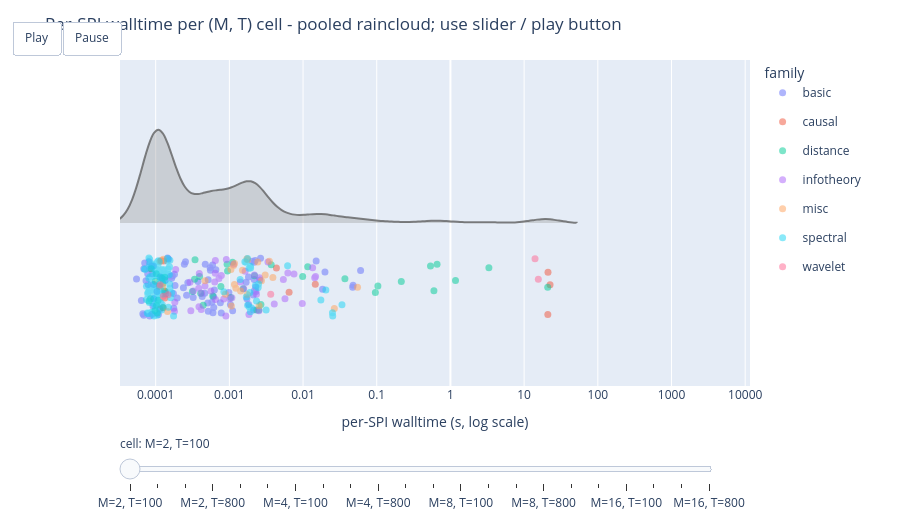

The cell this chart's notebook holds for it:
### Code cell
# Per-cell pooled raincloud view: one half violin for the full SPI
# distribution, plus family-colored SPI dots on the opposite side.
import plotly.express as px
import plotly.graph_objects as go

df_pos = df.loc[df['walltime_s'] > 0].copy()

if len(df_pos):
    df_cell = df_pos.assign(
        cell=df_pos['M'].astype(str).radd('M=') + ', T=' + df_pos['T'].astype(str),
        log_walltime_s=np.log10(df_pos['walltime_s']),
    )
    cell_order = sorted(df_cell['cell'].unique(),
                        key=lambda s: (int(s.split(',')[0][2:]), int(s.split('T=')[1])))
    family_order = sorted(df_cell['family'].unique())
    colors = px.colors.qualitative.Plotly
    family_colors = {fam: colors[i % len(colors)] for i, fam in enumerate(family_order)}

    log_min = df_cell['log_walltime_s'].min() - 0.2
    log_max = df_cell['log_walltime_s'].max() + 0.2
    exp_min = int(np.floor(df_cell['log_walltime_s'].min()))
    exp_max = int(np.ceil(df_cell['log_walltime_s'].max()))
    tickvals = list(range(exp_min, exp_max + 1))
    ticktext = [f'{10**exp:g}' for exp in tickvals]

    def make_traces(cell, cell_idx):
        cell_df = df_cell.loc[df_cell['cell'] == cell].sort_values('log_walltime_s')
        traces = [
            go.Violin(
                x=cell_df['log_walltime_s'],
                y=np.zeros(len(cell_df)),
                orientation='h',
                side='positive',
                width=0.8,
                spanmode='soft',
                bandwidth=0.18,
                line_color='rgba(90, 90, 90, 0.75)',
                fillcolor='rgba(150, 150, 150, 0.35)',
                points=False,
                showlegend=False,
                hoverinfo='skip',
                name='distribution',
            )
        ]
        for fam_idx, fam in enumerate(family_order):
            fam_df = cell_df.loc[cell_df['family'] == fam]
            rng = np.random.default_rng(cell_idx * 100 + fam_idx)
            traces.append(
                go.Scatter(
                    x=fam_df['log_walltime_s'],
                    y=-0.4 + 0.25 * rng.random(len(fam_df)),
                    opacity=0.65,
                    mode='markers',
                    name=fam,
                    legendgroup=fam,
                    showlegend=True,
                    marker={'color': family_colors[fam], 'size': 7, 'opacity': 0.78},
                    customdata=fam_df[['spi', 'family', 'M', 'T', 'walltime_s']].to_numpy(),
                    hovertemplate='spi=%{customdata[0]}<br>'
                                  'family=%{customdata[1]}<br>'
                                  'M=%{customdata[2]}<br>'
                                  'T=%{customdata[3]}<br>'
                                  'walltime_s=%{customdata[4]:.4f}<extra></extra>',
                )
            )
        return traces

    fig = go.Figure(
        data=make_traces(cell_order[0], 0),
        frames=[go.Frame(name=cell, data=make_traces(cell, i))
                for i, cell in enumerate(cell_order)],
    )
    fig.update_layout(
        title='Per-SPI walltime per (M, T) cell - pooled raincloud; use slider / play button',
        xaxis={
            'title': 'per-SPI walltime (s, log scale)',
            'range': [log_min, log_max],
            'tickmode': 'array',
            'tickvals': tickvals,
            'ticktext': ticktext,
        },
        yaxis={
            'range': [-0.7, 0.7],
            'showgrid': False,
            'zeroline': False,
            'showticklabels': False,
            'title': '',
        },
        legend={
            'title': {'text': 'family'},
            'x': 1.02,
            'y': 1.0,
            'xanchor': 'left',
            'yanchor': 'top',
        },
        hovermode='closest',
        margin={'l': 40, 'r': 150, 't': 60, 'b': 80},
        updatemenus=[{
            'type': 'buttons',
            'direction': 'left',
            'x': 0.0,
            'y': 1.12,
            'showactive': False,
            'buttons': [
                {
                    'label': 'Play',
                    'method': 'animate',
                    'args': [None, {
                        'frame': {'duration': 500, 'redraw': True},
                        'fromcurrent': True,
                        'transition': {'duration': 0},
                    }],
                },
                {
                    'label': 'Pause',
                    'method': 'animate',
                    'args': [[None], {
                        'frame': {'duration': 0, 'redraw': False},
                        'mode': 'immediate',
                        'transition': {'duration': 0},
                    }],
                },
            ],
        }],
        sliders=[{
            'active': 0,
            'x': 0.0,
            'y': -0.08,
            'len': 0.95,
            'currentvalue': {'prefix': 'cell: '},
            'steps': [
                {
                    'label': cell,
                    'method': 'animate',
                    'args': [[cell], {
                        'frame': {'duration': 0, 'redraw': True},
                        'mode': 'immediate',
                        'transition': {'duration': 0},
                    }],
                }
                for cell in cell_order
            ],
        }],
        height=520,
    )
    fig.show()
else:
    print('(no data yet)')

### Figure 1 — Plotly figure (JSON) as saved in the notebook; plotly's stock layout.template omitted (floating-point values rounded to 4 significant figures; data arrays with more than 128 entries replaced by an {"elided": "..."} marker saying what was removed)
{"data": [{"bandwidth": 0.18, "fillcolor": "rgba(150, 150, 150, 0.35)", "hoverinfo": "skip", "line": {"color": "rgba(90, 90, 90, 0.75)"}, "name": "distribution", "orientation": "h", "points": false, "showlegend": false, "side": "positive", "spanmode": "soft", "type": "violin", "width": 0.8, "x": {"elided": "328 float values"}, "y": {"elided": "328 float values"}}, {"customdata": {"elided": "84x5 mixed values"}, "hovertemplate": "spi=%{customdata[0]}<br>family=%{customdata[1]}<br>M=%{customdata[2]}<br>T=%{customdata[3]}<br>walltime_s=%{customdata[4]:.4f}<extra></extra>", "legendgroup": "basic", "marker": {"color": "#636EFA", "opacity": 0.78, "size": 7}, "mode": "markers", "name": "basic", "opacity": 0.65, "showlegend": true, "type": "scatter", "x": [-4.26, -4.194, -4.174, -4.161, -4.161, -4.149, -4.131, -4.108, -4.102, -4.092, -4.081, -4.081, -4.056, -4.051, -4.046, -4.036, -4.032, -4.027, -4.027, -3.983, -3.963, -3.943, -3.939, -3.91, -3.87, -3.863, -3.839, -3.827, -3.796, -3.783, -3.772, -3.759, -3.754, -3.745, -3.738, -3.708, -3.623, -3.611, -3.595, -3.58, -3.564, -3.491, -3.426, -3.369, -3.334, -3.327, -3.293, -3.287, -3.287, -3.261, -3.257, -3.237, -3.228, -3.223, -3.214, -3.212, -3.203, -3.183, -3.122, -3.11, -3.007, -2.985, -2.956, -2.773, -2.762, -2.74, -2.739, -2.688, -2.676, -2.67, -2.663, -2.662, -2.659, -2.649, -2.641, -2.639, -2.584, -2.577, -1.822, -1.735, -1.703, -1.326, -1.321, -1.219], "y": [-0.2408, -0.3326, -0.3898, -0.3959, -0.1967, -0.1718, -0.2483, -0.2176, -0.2641, -0.1662, -0.196, -0.3993, -0.1856, -0.3916, -0.2176, -0.3561, -0.1842, -0.2646, -0.3251, -0.2943, -0.3929, -0.3689, -0.2323, -0.2382, -0.2462, -0.3041, -0.1507, -0.1548, -0.2286, -0.2374, -0.2279, -0.3028, -0.3662, -0.2196, -0.2687, -0.3224, -0.2785, -0.1776, -0.1665, -0.3106, -0.2571, -0.3195, -0.2514, -0.3155, -0.3021, -0.1774, -0.3432, -0.2442, -0.379, -0.1918, -0.2032, -0.3402, -0.1809, -0.3854, -0.316, -0.3624, -0.2874, -0.2009, -0.3423, -0.387, -0.2989, -0.3504, -0.3773, -0.2549, -0.3253, -0.232, -0.3501, -0.1645, -0.3087, -0.3736, -0.2427, -0.1682, -0.2899, -0.1614, -0.275, -0.2937, -0.2449, -0.1512, -0.1628, -0.285, -0.2106, -0.2756, -0.2677, -0.2036]}, {"customdata": [["ccm_E-10_max", "causal", 2, 100, 0.000112], ["ccm_E-1_max", "causal", 2, 100, 0.000119], ["ccm_E-10_diff", "causal", 2, 100, 0.000126], ["ccm_E-1_diff", "causal", 2, 100, 0.000128], ["ccm_E-None_diff", "causal", 2, 100, 0.000133], ["ccm_E-None_max", "causal", 2, 100, 0.000135], ["reci", "causal", 2, 100, 0.00435], ["anm", "causal", 2, 100, 0.006462], ["cds", "causal", 2, 100, 0.01466], ["ccm_E-1_mean", "causal", 2, 100, 20.97], ["ccm_E-10_mean", "causal", 2, 100, 21.09], ["ccm_E-None_mean", "causal", 2, 100, 22.48]], "hovertemplate": "spi=%{customdata[0]}<br>family=%{customdata[1]}<br>M=%{customdata[2]}<br>T=%{customdata[3]}<br>walltime_s=%{customdata[4]:.4f}<extra></extra>", "legendgroup": "causal", "marker": {"color": "#EF553B", "opacity": 0.78, "size": 7}, "mode": "markers", "name": "causal", "opacity": 0.65, "showlegend": true, "type": "scatter", "x": [-3.951, -3.924, -3.9, -3.893, -3.876, -3.87, -2.362, -2.19, -1.834, 1.322, 1.324, 1.352], "y": [-0.272, -0.1624, -0.364, -0.1628, -0.322, -0.2942, -0.1931, -0.2977, -0.2626, -0.3931, -0.2116, -0.2655]}, {"customdata": {"elided": "44x5 mixed values"}, "hovertemplate": "spi=%{customdata[0]}<br>family=%{customdata[1]}<br>M=%{customdata[2]}<br>T=%{customdata[3]}<br>walltime_s=%{customdata[4]:.4f}<extra></extra>", "legendgroup": "distance", "marker": {"color": "#00CC96", "opacity": 0.78, "size": 7}, "mode": "markers", "name": "distance", "opacity": 0.65, "showlegend": true, "type": "scatter", "x": [-4.092, -4.071, -4.06, -4.009, -4.004, -3.991, -3.987, -3.979, -3.967, -3.917, -3.903, -3.9, -3.883, -3.876, -3.502, -3.472, -3.466, -3.405, -3.389, -3.356, -3.226, -3.115, -3.031, -3.025, -2.981, -2.957, -2.813, -2.658, -2.629, -2.6, -2.572, -2.432, -2.005, -1.937, -1.432, -1.019, -0.9843, -0.6667, -0.2704, -0.2239, -0.1814, 0.06885, 0.5219, 1.32], "y": [-0.3346, -0.3254, -0.1964, -0.377, -0.25, -0.2179, -0.353, -0.3862, -0.3313, -0.2356, -0.2594, -0.3625, -0.2918, -0.2327, -0.2943, -0.2417, -0.1581, -0.2292, -0.3021, -0.3532, -0.3135, -0.2722, -0.1772, -0.2061, -0.3205, -0.1689, -0.2823, -0.2266, -0.3732, -0.3739, -0.3495, -0.1789, -0.23, -0.1877, -0.2389, -0.2984, -0.2709, -0.2516, -0.1845, -0.2905, -0.1769, -0.2466, -0.1927, -0.2755]}, {"customdata": {"elided": "43x5 mixed values"}, "hovertemplate": "spi=%{customdata[0]}<br>family=%{customdata[1]}<br>M=%{customdata[2]}<br>T=%{customdata[3]}<br>walltime_s=%{customdata[4]:.4f}<extra></extra>", "legendgroup": "infotheory", "marker": {"color": "#AB63FA", "opacity": 0.78, "size": 7}, "mode": "markers", "name": "infotheory", "opacity": 0.65, "showlegend": true, "type": "scatter", "x": [-3.745, -3.74, -3.728, -3.535, -3.523, -3.488, -3.416, -3.412, -3.408, -3.382, -3.376, -3.331, -3.25, -3.199, -3.191, -3.19, -3.188, -3.141, -3.109, -3.076, -3.047, -3.041, -2.995, -2.966, -2.944, -2.85, -2.806, -2.786, -2.734, -2.661, -2.632, -2.599, -2.59, -2.476, -2.391, -2.267, -2.245, -2.206, -2.123, -2.011, -1.87, -1.842, -1.83], "y": [-0.3786, -0.3408, -0.1997, -0.2545, -0.3765, -0.2917, -0.2802, -0.3601, -0.2164, -0.3716, -0.3022, -0.2708, -0.2923, -0.2533, -0.2155, -0.1609, -0.3289, -0.2379, -0.2259, -0.3268, -0.3996, -0.1566, -0.3254, -0.3215, -0.1771, -0.2537, -0.2822, -0.2067, -0.3924, -0.2233, -0.3064, -0.3773, -0.2349, -0.1671, -0.3482, -0.2425, -0.3255, -0.2146, -0.2195, -0.3453, -0.1925, -0.2356, -0.2293]}, {"customdata": [["coint_johansen_trace_stat_order-1_ardiff-1", "misc", 2, 100, 0.000115], ["coint_johansen_trace_stat_order-1_ardiff-10", "misc", 2, 100, 0.000125], ["coint_johansen_trace_stat_order-0_ardiff-1", "misc", 2, 100, 0.000127], ["coint_johansen_trace_stat_order-0_ardiff-10", "misc", 2, 100, 0.000145], ["ids", "misc", 2, 100, 0.000468], ["coint_johansen_max_eig_stat_order-1_ardiff-1", "misc", 2, 100, 0.000883], ["pec_orth_log_abs", "misc", 2, 100, 0.00105], ["pec_orth_abs", "misc", 2, 100, 0.001067], ["pec_orth_log", "misc", 2, 100, 0.001142], ["pec_log", "misc", 2, 100, 0.001173], ["coint_johansen_max_eig_stat_order-0_ardiff-1", "misc", 2, 100, 0.001177], ["coint_johansen_max_eig_stat_order-1_ardiff-10", "misc", 2, 100, 0.001228], ["pec_orth", "misc", 2, 100, 0.001419], ["lmfit_ElasticNet", "misc", 2, 100, 0.001507], ["lmfit_SGDRegressor", "misc", 2, 100, 0.001731], ["pec", "misc", 2, 100, 0.001744], ["lmfit_Lasso", "misc", 2, 100, 0.001771], ["lmfit_Ridge", "misc", 2, 100, 0.00243], ["coint_aeg_tstat_trend-ct_autolag-bic_maxlag-10", "misc", 2, 100, 0.002536], ["coint_aeg_tstat_trend-ct_autolag-aic_maxlag-10", "misc", 2, 100, 0.00273], ["lmfit_BayesianRidge", "misc", 2, 100, 0.003063], ["coint_aeg_tstat_trend-c_autolag-aic_maxlag-10", "misc", 2, 100, 0.00349], ["coint_johansen_max_eig_stat_order-0_ardiff-10", "misc", 2, 100, 0.003895], ["gpfit_DotProduct", "misc", 2, 100, 0.02658], ["gpfit_RBF", "misc", 2, 100, 0.05485]], "hovertemplate": "spi=%{customdata[0]}<br>family=%{customdata[1]}<br>M=%{customdata[2]}<br>T=%{customdata[3]}<br>walltime_s=%{customdata[4]:.4f}<extra></extra>", "legendgroup": "misc", "marker": {"color": "#FFA15A", "opacity": 0.78, "size": 7}, "mode": "markers", "name": "misc", "opacity": 0.65, "showlegend": true, "type": "scatter", "x": [-3.939, -3.903, -3.896, -3.839, -3.33, -3.054, -2.979, -2.972, -2.942, -2.931, -2.929, -2.911, -2.848, -2.822, -2.762, -2.758, -2.752, -2.614, -2.596, -2.564, -2.514, -2.457, -2.409, -1.576, -1.261], "y": [-0.1642, -0.2722, -0.1559, -0.3798, -0.2482, -0.3059, -0.1995, -0.3564, -0.1821, -0.264, -0.1744, -0.2807, -0.2924, -0.2028, -0.154, -0.3076, -0.1578, -0.1677, -0.3556, -0.2478, -0.2238, -0.1643, -0.2336, -0.3667, -0.2755]}, {"customdata": {"elided": "114x5 mixed values"}, "hovertemplate": "spi=%{customdata[0]}<br>family=%{customdata[1]}<br>M=%{customdata[2]}<br>T=%{customdata[3]}<br>walltime_s=%{customdata[4]:.4f}<extra></extra>", "legendgroup": "spectral", "marker": {"color": "#19D3F3", "opacity": 0.78, "size": 7}, "mode": "markers", "name": "spectral", "opacity": 0.65, "showlegend": true, "type": "scatter", "x": [-4.149, -4.143, -4.125, -4.125, -4.114, -4.108, -4.102, -4.102, -4.092, -4.092, -4.092, -4.086, -4.086, -4.081, -4.081, -4.081, -4.081, -4.076, -4.076, -4.06, -4.06, -4.056, -4.051, -4.051, -4.046, -4.046, -4.041, -4.036, -4.032, -4.022, -4.022, -4.022, -4.018, -4.013, -4.013, -4.009, -4.009, -4.009, -4.009, -4.0, -4.0, -3.991, -3.991, -3.987, -3.983, -3.983, -3.983, -3.979, -3.979, -3.975, -3.975, -3.967, -3.963, -3.963, -3.963, -3.951, -3.947, -3.939, -3.939, -3.939, -3.939, -3.936, -3.936, -3.924, -3.921, -3.917, -3.917, -3.914, -3.914, -3.91, -3.903, -3.886, -3.886, -3.879, -3.873, -3.839, -3.839, -3.836, -3.83, -3.827, -3.815, -3.812, -3.812, -3.81, -3.807, -3.807, -3.796, -3.783, -3.757, -3.075, -2.854, -2.79, -2.776, -2.77, -2.753, -2.753, -2.733, -2.728, -2.722, -2.715, -2.715, -2.711, -2.698, -2.647, -2.632, -2.609, -2.604, -2.501, -2.209, -1.758, -1.691, -1.601, -1.597, -1.472], "y": [-0.1987, -0.198, -0.2712, -0.3285, -0.3865, -0.3042, -0.2979, -0.3887, -0.3878, -0.1502, -0.2369, -0.3414, -0.2913, -0.1565, -0.1756, -0.1889, -0.3019, -0.2767, -0.2308, -0.3848, -0.2611, -0.3321, -0.1801, -0.3839, -0.2302, -0.1825, -0.3432, -0.1761, -0.182, -0.3954, -0.2231, -0.3997, -0.2742, -0.2908, -0.3492, -0.3188, -0.1984, -0.3209, -0.3627, -0.2254, -0.2879, -0.2003, -0.3411, -0.3201, -0.2, -0.2732, -0.2734, -0.341, -0.3964, -0.1667, -0.3785, -0.1888, -0.308, -0.1622, -0.3001, -0.1659, -0.261, -0.34, -0.2146, -0.2314, -0.2289, -0.284, -0.3445, -0.2398, -0.3732, -0.2269, -0.2412, -0.3059, -0.2004, -0.3515, -0.3024, -0.2005, -0.3049, -0.2217, -0.2469, -0.1647, -0.1521, -0.2191, -0.1978, -0.3618, -0.2218, -0.1881, -0.2997, -0.2617, -0.2801, -0.1604, -0.3207, -0.2995, -0.3998, -0.295, -0.2421, -0.1663, -0.1691, -0.3182, -0.1528, -0.3531, -0.1942, -0.3607, -0.2987, -0.3816, -0.1855, -0.1928, -0.3651, -0.2682, -0.3355, -0.2771, -0.2617, -0.3734, -0.1839, -0.3303, -0.2882, -0.3857, -0.3993, -0.3512]}, {"customdata": [["psi_wavelet_max_fs-1_fmin-0-25_fmax-0-5_max", "wavelet", 2, 100, 0.000115], ["psi_wavelet_max_fs-1_fmin-0_fmax-0-25_max", "wavelet", 2, 100, 0.000127], ["psi_wavelet_max_fs-1_fmin-0_fmax-0-5_max", "wavelet", 2, 100, 0.000147], ["psi_wavelet_mean_fs-1_fmin-0-25_fmax-0-5_mean", "wavelet", 2, 100, 0.00364], ["psi_wavelet_mean_fs-1_fmin-0_fmax-0-25_mean", "wavelet", 2, 100, 14.06], ["psi_wavelet_mean_fs-1_fmin-0_fmax-0-5_mean", "wavelet", 2, 100, 15.59]], "hovertemplate": "spi=%{customdata[0]}<br>family=%{customdata[1]}<br>M=%{customdata[2]}<br>T=%{customdata[3]}<br>walltime_s=%{customdata[4]:.4f}<extra></extra>", "legendgroup": "wavelet", "marker": {"color": "#FF6692", "opacity": 0.78, "size": 7}, "mode": "markers", "name": "wavelet", "opacity": 0.65, "showlegend": true, "type": "scatter", "x": [-3.939, -3.896, -3.833, -2.439, 1.148, 1.193], "y": [-0.2655, -0.3142, -0.3077, -0.3064, -0.1531, -0.2418]}], "layout": {"height": 520, "hovermode": "closest", "legend": {"title": {"text": "family"}, "x": 1.02, "xanchor": "left", "y": 1, "yanchor": "top"}, "margin": {"b": 80, "l": 40, "r": 150, "t": 60}, "sliders": [{"active": 0, "currentvalue": {"prefix": "cell: "}, "len": 0.95, "steps": [{"args": [["M=2, T=100"], {"frame": {"duration": 0, "redraw": true}, "mode": "immediate", "transition": {"duration": 0}}], "label": "M=2, T=100", "method": "animate"}, {"args": [["M=2, T=200"], {"frame": {"duration": 0, "redraw": true}, "mode": "immediate", "transition": {"duration": 0}}], "label": "M=2, T=200", "method": "animate"}, {"args": [["M=2, T=400"], {"frame": {"duration": 0, "redraw": true}, "mode": "immediate", "transition": {"duration": 0}}], "label": "M=2, T=400", "method": "animate"}, {"args": [["M=2, T=800"], {"frame": {"duration": 0, "redraw": true}, "mode": "immediate", "transition": {"duration": 0}}], "label": "M=2, T=800", "method": "animate"}, {"args": [["M=2, T=1600"], {"frame": {"duration": 0, "redraw": true}, "mode": "immediate", "transition": {"duration": 0}}], "label": "M=2, T=1600", "method": "animate"}, {"args": [["M=2, T=3200"], {"frame": {"duration": 0, "redraw": true}, "mode": "immediate", "transition": {"duration": 0}}], "label": "M=2, T=3200", "method": "animate"}, {"args": [["M=4, T=100"], {"frame": {"duration": 0, "redraw": true}, "mode": "immediate", "transition": {"duration": 0}}], "label": "M=4, T=100", "method": "animate"}, {"args": [["M=4, T=200"], {"frame": {"duration": 0, "redraw": true}, "mode": "immediate", "transition": {"duration": 0}}], "label": "M=4, T=200", "method": "animate"}, {"args": [["M=4, T=400"], {"frame": {"duration": 0, "redraw": true}, "mode": "immediate", "transition": {"duration": 0}}], "label": "M=4, T=400", "method": "animate"}, {"args": [["M=4, T=800"], {"frame": {"duration": 0, "redraw": true}, "mode": "immediate", "transition": {"duration": 0}}], "label": "M=4, T=800", "method": "animate"}, {"args": [["M=4, T=1600"], {"frame": {"duration": 0, "redraw": true}, "mode": "immediate", "transition": {"duration": 0}}], "label": "M=4, T=1600", "method": "animate"}, {"args": [["M=4, T=3200"], {"frame": {"duration": 0, "redraw": true}, "mode": "immediate", "transition": {"duration": 0}}], "label": "M=4, T=3200", "method": "animate"}, {"args": [["M=8, T=100"], {"frame": {"duration": 0, "redraw": true}, "mode": "immediate", "transition": {"duration": 0}}], "label": "M=8, T=100", "method": "animate"}, {"args": [["M=8, T=200"], {"frame": {"duration": 0, "redraw": true}, "mode": "immediate", "transition": {"duration": 0}}], "label": "M=8, T=200", "method": "animate"}, {"args": [["M=8, T=400"], {"frame": {"duration": 0, "redraw": true}, "mode": "immediate", "transition": {"duration": 0}}], "label": "M=8, T=400", "method": "animate"}, {"args": [["M=8, T=800"], {"frame": {"duration": 0, "redraw": true}, "mode": "immediate", "transition": {"duration": 0}}], "label": "M=8, T=800", "method": "animate"}, {"args": [["M=8, T=1600"], {"frame": {"duration": 0, "redraw": true}, "mode": "immediate", "transition": {"duration": 0}}], "label": "M=8, T=1600", "method": "animate"}, {"args": [["M=8, T=3200"], {"frame": {"duration": 0, "redraw": true}, "mode": "immediate", "transition": {"duration": 0}}], "label": "M=8, T=3200", "method": "animate"}, {"args": [["M=16, T=100"], {"frame": {"duration": 0, "redraw": true}, "mode": "immediate", "transition": {"duration": 0}}], "label": "M=16, T=100", "method": "animate"}, {"args": [["M=16, T=200"], {"frame": {"duration": 0, "redraw": true}, "mode": "immediate", "transition": {"duration": 0}}], "label": "M=16, T=200", "method": "animate"}, {"args": [["M=16, T=400"], {"frame": {"duration": 0, "redraw": true}, "mode": "immediate", "transition": {"duration": 0}}], "label": "M=16, T=400", "method": "animate"}, {"args": [["M=16, T=800"], {"frame": {"duration": 0, "redraw": true}, "mode": "immediate", "transition": {"duration": 0}}], "label": "M=16, T=800", "method": "animate"}], "x": 0, "y": -0.08}], "title": {"text": "Per-SPI walltime per (M, T) cell - pooled raincloud; use slider / play button"}, "updatemenus": [{"buttons": [{"args": [null, {"frame": {"duration": 500, "redraw": true}, "fromcurrent": true, "transition": {"duration": 0}}], "label": "Play", "method": "animate"}, {"args": [[null], {"frame": {"duration": 0, "redraw": false}, "mode": "immediate", "transition": {"duration": 0}}], "label": "Pause", "method": "animate"}], "direction": "left", "showactive": false, "type": "buttons", "x": 0, "y": 1.12}], "xaxis": {"range": [-4.484, 4.065], "tickmode": "array", "ticktext": ["1e-05", "0.0001", "0.001", "0.01", "0.1", "1", "10", "100", "1000", "10000"], "tickvals": [-5, -4, -3, -2, -1, 0, 1, 2, 3, 4], "title": {"text": "per-SPI walltime (s, log scale)"}}, "yaxis": {"range": [-0.7, 0.7], "showgrid": false, "showticklabels": false, "title": {"text": ""}, "zeroline": false}}}
